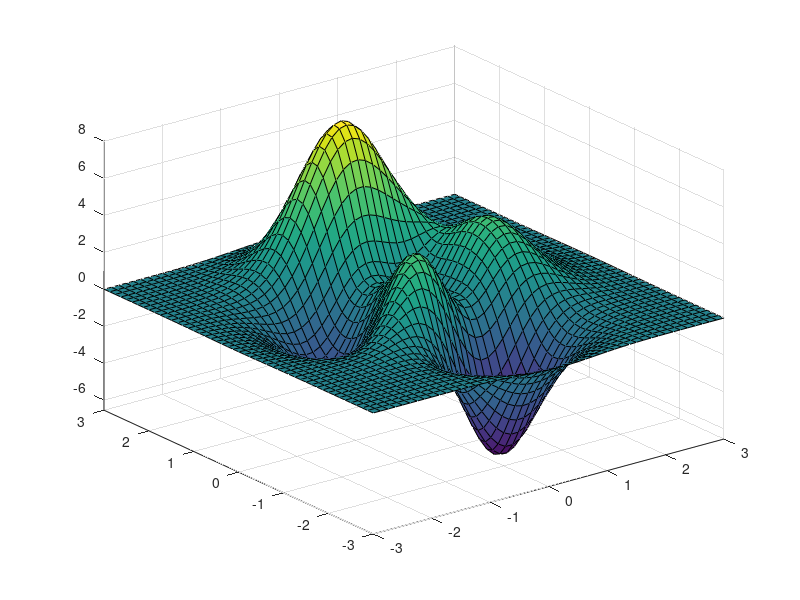
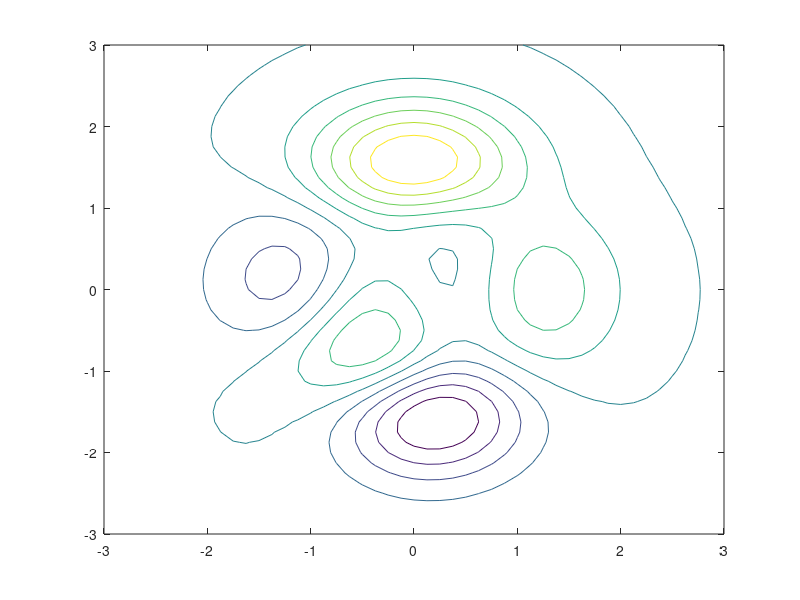

MATLAB code for these plots, in order: (Note: this script raises an error after producing the figures.)
#!/usr/bin/octave

clear ; close all ; clc;
pkg load optim;

figure(1);
# We will be using the octave peaks function (lots of local extrema)
peaks;
hold on

figure(2);
[xx,yy,zz]=peaks();
contour(xx,yy,zz);
hold on

# Set here a learning rate
learningRate = 0.05

f = @(x) [3*(1-x(1))^2*exp(-x(1)^2 - (x(2)+1)^2) - 10*(x(1)/5 - x(1)^3 - x(2)^5)*exp(-x(1)^2-x(2)^2) - 1/3*exp(-(x(1)+1)^2 - x(2)^2)];

while(1)

  printf("Click on countours to set a starting point\n");
  fflush(stdout);

  figure(2);
  
  [x_init,y_init,buttons] = ginput(1);
  youAreHere = [x_init y_init];
  plotoffset=0.3;
  z = f(youAreHere) + plotoffset;

  plot([x_init],[y_init],"*r");

  printf("Init at (%g,%g)=%g\n",x_init,y_init,z-plotoffset);
  fflush(stdout);

  i = 0;

  figure 1
  while (i <= 20)
    figure(1);
    plot3(youAreHere(1),youAreHere(2),z,"r+","linewidth",5,"markersize",5);
    
    GradientsJacobian = jacobs(youAreHere, f);

    GradientsJacobian;
    
    newYou(1) = youAreHere(1) - ( learningRate * GradientsJacobian(1));
    newYou(2) = youAreHere(2) - ( learningRate * GradientsJacobian(2));
    newz = f(newYou) + plotoffset;

    plot3([youAreHere(1) newYou(1)],
          [youAreHere(2) newYou(2)],
          [z newz],"k-","linewidth",5);

    figure(2);
    plot([youAreHere(1) newYou(1)],[youAreHere(2) newYou(2)],"k-");
    plot([newYou(1)],[newYou(2)],"or");

    eps=norm(newYou-youAreHere);
    if (eps<0.01) break; endif
    
    youAreHere = newYou;
    z=newz;

    fflush(stdout);
    b = waitforbuttonpress ();
    i=i+1;
  endwhile;
endwhile;
